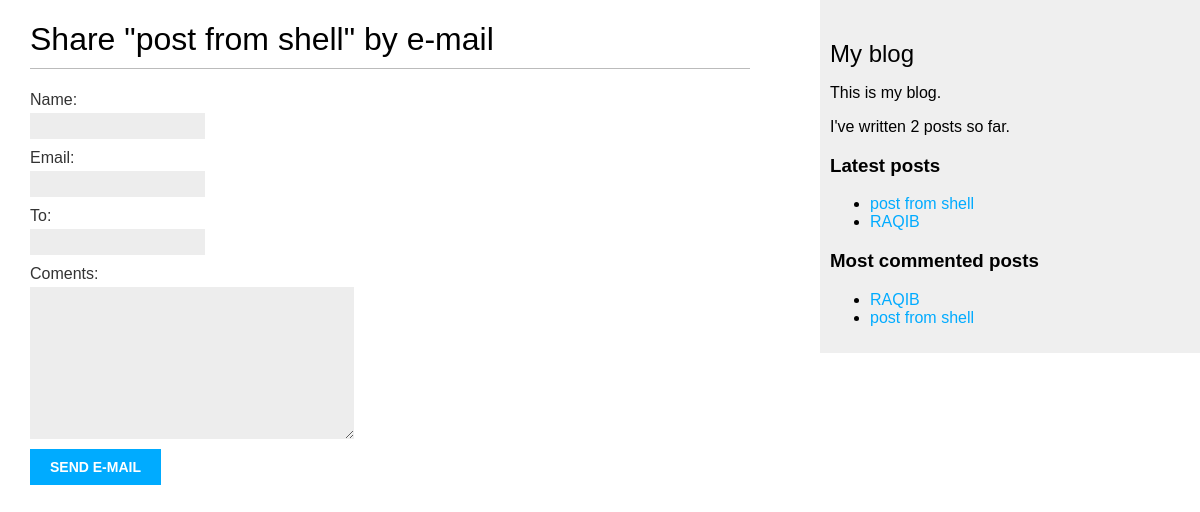
The page /3/post_share on the database as committed earlier.
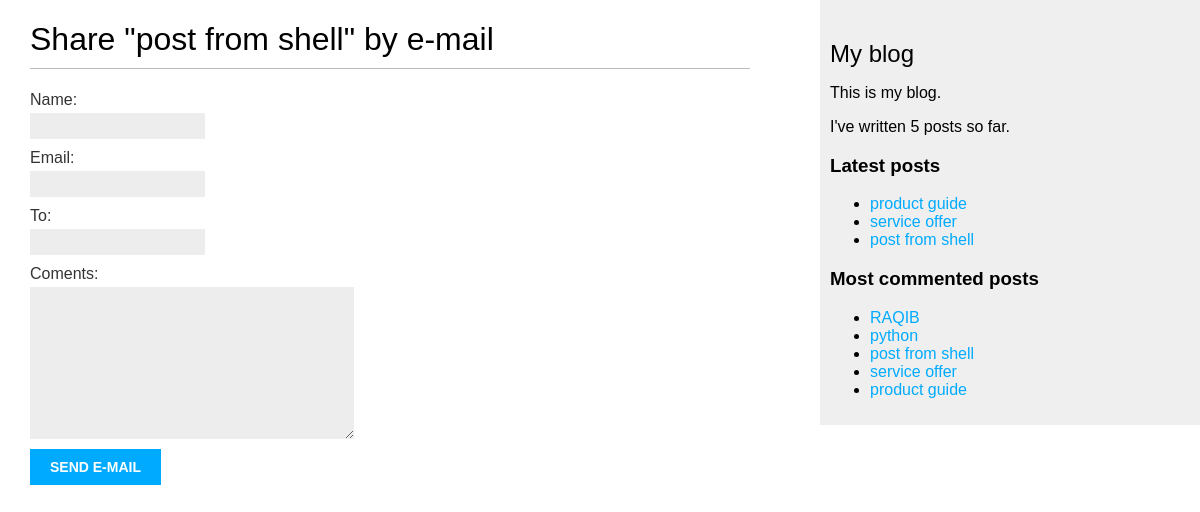
The same page on the database as committed later.
### blog/models.py (models this page shows, shortened)
class Post(models.Model):
    class Status(models.TextChoices):
        DRAFT = 'DF', 'DRAFT'
        PUBLISHED = 'PU', 'PUBLISHED'
    title = models.CharField(max_length=250)
    slug = models.SlugField(max_length=250, unique_for_date='publish')
    author = models.ForeignKey(User,on_delete = models.CASCADE, related_name = 'author_posts')
    body = models.TextField(max_length=10000)
    tags = TaggableManager()
    publish = models.DateTimeField(default= timezone.now)
    created = models.DateTimeField(auto_now_add = True)
    updated = models.DateTimeField(auto_now_add = True)
    status = models.CharField(max_length=2,
                              choices=Status.choices,
                              default=Status.DRAFT)
    objects = models.Manager()
    published = PublishedManger()
    class Meta:
        ordering = ['-publish']
        indexes = [
            models.Index(fields=["-publish"])
        ]
    def get_absolute_url(self):
        return reverse('blog:post_detail', args=[self.publish.year,
                                                self.publish.month,
                                                self.publish.day,
                                                self.slug])

### blog/views.py (the view)
# urls.py: path('<int:post_id>/post_share',views.post_share, name="post_share"),
def post_share(request,post_id):
    post = get_object_or_404(Post,id=post_id,status=Post.Status.PUBLISHED)
    sent = False
    if request.method == 'POST':
        form = EmailPostform(request.POST)
        if form.is_valid():
            cd = form.cleaned_data
            post_url = request.build_absolute_uri(post.get_absolute_url())
            subject = f"{cd['name']} recommends you read {post.title}"
            message = f"Read {post.title} at {post_url}\n\n"f"{cd['name']}\'s "
            send_mail(subject, message, f"{settings.EMAIL_HOST_USER}",
                      [cd['to']])
            sent = True
    else:
        form=EmailPostform()
    return render(request,'blog/post/share.html',{'post':post,
                                                           'form':form,
                                                           'sent':sent})

### blog/forms.py
class EmailPostform(forms.Form):
    name = forms.CharField(max_length=50)
    email = forms.EmailField(max_length=40)
    to = forms.EmailField(max_length=40)
    coments = forms.CharField(required=False,widget=forms.Textarea())

### blog/models.py (called while the page is built)
    def get_queryset(self):
        return super().get_queryset().filter(status = Post.Status.PUBLISHED)

### blog/templatetags/blog_tags.py (called while the page is built)
@register.simple_tag
def total_posts():
    return Post.published.count()

@register.inclusion_tag('blog/post/latest_posts.html')
def show_latest_posts(count=5):
    latest_posts = Post.published.order_by('-publish')[:count]
    return {'latest_posts': latest_posts}

@register.simple_tag
def get_most_commented_posts(count=5):
    return Post.published.annotate(total_comments=Count('comments')
                                   ).order_by('-total_comments')[:count]

### blog/templates/blog/post/share.html (shortened to what this page needs)
{% extends "blog/base.html" %}
{% block content %}
{% if sent %}
    <h1>E-mail successfully sent</h1>
    <p>
    "{{ post.title }}" was successfully sent to {{ form.cleaned_data.to }}.
    </p>
 {% else %}
    <h1>Share "{{ post.title }}" by e-mail</h1>
    <form method="post">
        {{ form.as_p }}
        <input type="submit" value="Send e-mail">
    </form>
 {% endif %}
{% endblock %}

### blog/templates/blog/base.html (shortened to what this page needs)
{% load blog_tags %}
{% load static %}
<!DOCTYPE html>
<html>
<head>
    <link href="{% static "css/blog.css" %}" rel="stylesheet">
</head>
<body>
   <div id="content">
           {% block content %}
        {% endblock %}
    </div>
    <div id="sidebar">
        <h2>My blog</h2>
            <p>This is my blog.</p>
            I've written {% total_posts %} posts so far.
            <h3>Latest posts</h3>
                {% show_latest_posts 3 %}
                <h3>Most commented posts</h3>
                {% get_most_commented_posts as most_commented_posts %}
                <ul>
                {% for post in most_commented_posts %}
                <li>
                <a href="{{ post.get_absolute_url }}">{{ post.title }}</a>
                </li>
                {% endfor %}
                </ul>
   </div>
</body>
</html>

### blog/templates/blog/post/latest_posts.html
<ul>
    {% for post in latest_posts %}
    <li>
    <a href="{{ post.get_absolute_url }}">{{ post.title }}</a>
    </li>
    {% endfor %}
   </ul>

Rows that differ between the two databases and show on the page:
no longer on one of the page's lists (row unchanged): Post: title "RAQIB"
added Post: title "product guide"
added Post: title "service offer"
now on this page (row edited): Post: title "python", shown under "Most commented posts"
Other text that changed with them:
text no longer shown: "2"
text now shown: "5"
